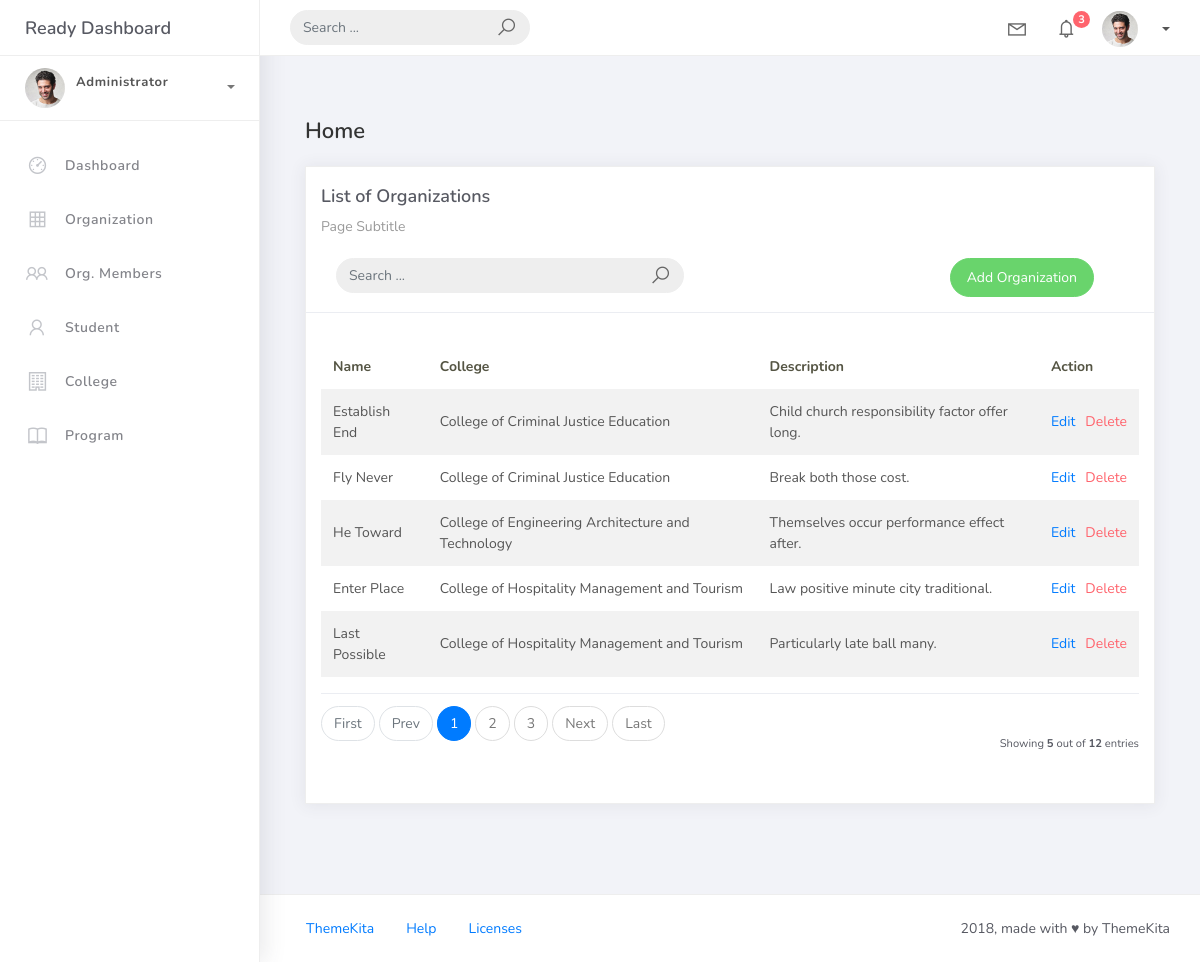
Screenshot of /organization_list with the database file from the repository.
### studentorg/models.py (models this page shows, shortened)
class BaseModel(models.Model):
    created_at = models.DateTimeField(auto_now_add=True, db_index=True)
    updated_at = models.DateTimeField(auto_now=True)
    class Meta:
        abstract = True

class Organization(BaseModel):
    name = models.CharField(max_length=250)
    college = models.ForeignKey(College, null=True, blank=True, on_delete=models.CASCADE)
    description = models.CharField(max_length=500)

class College(BaseModel):
    college_name = models.CharField(max_length=150)
    def __str__(self):
        return self.college_name

### studentorg/views.py (the view)
# urls.py: path("organization_list", views.OrganizationList.as_view(), name="organization-list"),
class OrganizationList(ListView):
    model = Organization
    context_object_name = 'organization'
    template_name = 'org_list.html'
    paginate_by = 5
    ordering = ["college__college_name","name"]
    def get_queryset(self):
      qs = super().get_queryset()
      query = self.request.GET.get('q')
      if query:
        qs = qs.filter(
            Q(name__icontains=query) |
            Q(description__icontains=query)
        )
      return qs

### templates/org_list.html (shortened to what this page needs)
{% extends 'base.html' %} {% load static %} {% block content %}
	<div class="content">
		<div class="container-fluid">
			<h4 class="page-title">Home</h4>
			<div class="row">
				<div class="col-md-12">
					<div class="card">
						<div class="card-header">
							<div class="card-title">List of Organizations</div>
							<div class="card-category">Page Subtitle</div>
                              <br />
              <div class="col-md-12 row">
                <div class="col-md-6">
                  <form class="navbar-left navbar-form nav-search mr-md-3" action="{% url 'organization-list'%}">
                    <div class="input-group">
                      <input type="text" placeholder="Search ..." class="form-control" name="q" />
                      <div class="input-group-append">
                        <span class="input-group-text">
                          <i class="la la-search search-icon"></i>
                        </span>
                      </div>
                    </div>
                  </form>
                </div>
                <div class="col-md-6">
                  <div class="pull-right">
                    <a href="{% url 'organization-add' %}" class="btn btn-success btn-rounded">Add Organization</a>
                  </div>
                </div>
              </div>
						</div>
						<div class="card-body">
							<table class="table table-striped mt-3">
								<thead>
									<tr>
										<th scope="col">Name</th>
										<th scope="col">College</th>
										<th scope="col">Description</th>
                                        <th scope="col">Action</th>
									</tr>
								</thead>
								<tbody>
									{% for object in object_list %}
										<tr>
											<td>{{ object.name }}</td>
											<td>{{ object.college }}</td>
											<td>{{ object.description }}</td>
                                <td>
									<div style="display: flex; gap: 10px;">
										<a href="{% url 'organization-update' object.id %}">Edit</a>
										<a href="organization_list/{{ object.id }}/delete" class="text-danger">Delete</a>
									</div>
								</td>
                      </tr>
									{% endfor %}
								</tbody>
							</table>
							{% include 'includes/pagination.html' %}
						</div>
					</div>
				</div>
			</div>
		</div>
	</div>
{% endblock %}

### templates/base.html (shortened to what this page needs)
{% load static %}
<!DOCTYPE html>
<html>
<head>
  <link rel="stylesheet" href="{% static 'css/bootstrap.min.css' %}">
  <link rel="stylesheet" href="{% static 'css/ready.css' %}">
  <link rel="stylesheet" href="{% static 'css/demo.css' %}">
</head>
<body>
  <div class="wrapper">
    <div class="main-header">
      <div class="logo-header">
        <a href="{% url 'home' %}" class="logo">Ready Dashboard</a>
      </div>
      <nav class="navbar navbar-header navbar-expand-lg">
        <div class="container-fluid">
          <form class="navbar-left navbar-form nav-search mr-md-3" action="">
            <div class="input-group">
              <input type="text" placeholder="Search ..." class="form-control">
              <div class="input-group-append">
                <span class="input-group-text">
                  <i class="la la-search search-icon"></i>
                </span>
              </div>
            </div>
          </form>
          <ul class="navbar-nav topbar-nav ml-md-auto align-items-center">
            <li class="nav-item dropdown hidden-caret">
              <a class="nav-link dropdown-toggle" href="#" id="msgDropdown" role="button"
                 data-toggle="dropdown" aria-haspopup="true" aria-expanded="false">
                <i class="la la-envelope"></i>
              </a>
            </li>
            <li class="nav-item dropdown hidden-caret">
              <a class="nav-link dropdown-toggle" href="#" id="notifDropdown" role="button"
                 data-toggle="dropdown" aria-haspopup="true" aria-expanded="false">
                <i class="la la-bell"></i>
                <span class="notification">3</span>
              </a>
            </li>
            <li class="nav-item dropdown">
              <a class="dropdown-toggle profile-pic" data-toggle="dropdown" href="#" aria-expanded="false">
                <img src="{% static 'img/profile.jpg' %}" alt="user-img" width="36" class="img-circle">
                <span>{{ request.user.username }}</span>
              </a>
            </li>
          </ul>
        </div>
      </nav>
    </div>
    <div class="sidebar">
      <div class="scrollbar-inner sidebar-wrapper">
        <div class="user">
          <div class="photo">
            <img src="{% static 'img/profile.jpg' %}">
          </div>
          <div class="info">
            <a class="" data-toggle="collapse" href="#collapseExample" aria-expanded="true">
              <span>
                <span class="user-level">Administrator</span>
                <span class="caret"></span>
              </span>
            </a>
            <div class="clearfix"></div>
          </div>
        </div>
        <ul class="nav">
          <li class="nav-item">
            <a href="{% url 'home' %}">
              <i class="la la-dashboard"></i>
              <p>Dashboard</p>
            </a>
          </li>
        <li class="nav-item">
          <a href="{% url 'organization-list' %}">
            <i class="la la-table"></i>
            <p>Organization</p>
            </a>
        </li>
          <li class="nav-item">
           <a href="{% url 'member-list' %}">
              <i class="la la-users"></i>
              <p>Org. Members</p>
            </a>
          </li>
          <li class="nav-item">
            <a href="{% url 'student-list' %}">
              <i class="la la-user"></i>
              <p>Student</p>
            </a>
          </li>
          <li class="nav-item">
            <a href="{% url 'college-list' %}">
              <i class="la la-building"></i>
              <p>College</p>
            </a>
          </li>
          <li class="nav-item">
            <a href="{% url 'program-list' %}">
              <i class="la la-book"></i>
              <p>Program</p>
            </a>
          </li>
        </ul>
      </div>
    </div>
    <div class="main-panel">
      <div class="content">
        {% block content %}{% endblock %}
      </div>
      <footer class="footer">
        <div class="container-fluid">
          <nav class="pull-left">
            <ul class="nav">
              <li class="nav-item"><a class="nav-link" href="#">ThemeKita</a></li>
              <li class="nav-item"><a class="nav-link" href="#">Help</a></li>
              <li class="nav-item"><a class="nav-link" href="#">Licenses</a></li>
            </ul>
          </nav>
          <div class="copyright ml-auto">
            2018, made with ♥ by ThemeKita
          </div>
        </div>
      </footer>
    </div>
  </div>
</body>
</html>

### templates/includes/pagination.html (shortened to what this page needs)
{% if is_paginated %}
<div class="card-footer px-0 border-0 d-flex flex-column flex-lg-row align-items-center
justify-content-between mt-3">
    <nav aria-label="Topics pagination" class="mb-4">
        <ul class="pagination">
            {% if page_obj.number > 1 %}
            <li class="page-item">
                <a class="page-link" href="?page=1">First</a>
            </li>
            {% else %}
            <li class="page-item disabled">
                <span class="page-link">First</span>
            </li>
            {% endif %}
            {% if page_obj.has_previous %}
            <li class="page-item">
                <a class="page-link" href="?page={{ page_obj.previous_page_number }}">Prev</a>
            </li>
            {% else %}
            <li class="page-item disabled">
                <span class="page-link">Prev</span>
            </li>
            {% endif %}
            {% for page_num in paginator.page_range %}
                {% if page_obj.number == page_num %}
                <li class="page-item active">
                    <span class="page-link">
                        {{ page_num }}
                    </span>
                </li>
                {% elif page_num > page_obj.number|add:'-3' and page_num < page_obj.number|add:'3' %}
                <li class="page-item">
                    <a class="page-link" href="?page={{ page_num }}">{{ page_num }}</a>
                </li>
                {% endif %}
            {% endfor %}
            {% if page_obj.has_next %}
            <li class="page-item">
                <a class="page-link" href="?page={{ page_obj.next_page_number }}">Next</a>
            </li>
            {% else %}
            <li class="page-item disabled">
                <span class="page-link">Next</span>
            </li>
            {% endif %}
            {% if page_obj.number != paginator.num_pages %}
            <li class="page-item">
                <a class="page-link" href="?page={{ paginator.num_pages }}">Last</a>
            </li>
            {% else %}
            <li class="page-item disabled">
                <span class="page-link">Last</span>
            </li>
            {% endif %}
        </ul>
    </nav>
    <div class="fw-normal small mt-4 mt-lg-0">
        Showing <b>{{object_list.count}}</b> out of
        <b>{{paginator.count}}</b> entries
    </div>
</div>
{% endif %}

### templates/base.html (style rules this page uses)
.content { padding-top: 3px !important; }

### rows the page displays
Organization: name "Establish End", college "College of Criminal Justice Education", description "Child church responsibility factor offer long."
Organization: name "Fly Never", college "College of Criminal Justice Education", description "Break both those cost."
Organization: name "He Toward", college "College of Engineering Architecture and Technology", description "Themselves occur performance effect after."
Organization: name "Enter Place", college "College of Hospitality Management and Tourism", description "Law positive minute city traditional."
Organization: name "Last Possible", college "College of Hospitality Management and Tourism", description "Particularly late ball many."

### other values shown
{{ page_num }} "1"
{{ page_num }} "2" "3"
{{ object_list.count }} "5"
{{ paginator.count }} "12"
